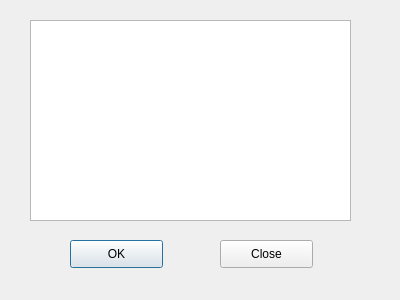
<?xml version="1.0" encoding="UTF-8"?>
<ui version="4.0">
 <class>Dialog</class>
 <widget class="QDialog" name="Dialog">
  <property name="geometry">
   <rect>
    <x>0</x>
    <y>0</y>
    <width>400</width>
    <height>300</height>
   </rect>
  </property>
  <property name="windowTitle">
   <string>Dialog</string>
  </property>
  <widget class="QPushButton" name="dialog_OK_Btn">
   <property name="geometry">
    <rect>
     <x>70</x>
     <y>240</y>
     <width>93</width>
     <height>28</height>
    </rect>
   </property>
   <property name="text">
    <string>OK</string>
   </property>
  </widget>
  <widget class="QPushButton" name="dialog_Close_Btn">
   <property name="geometry">
    <rect>
     <x>220</x>
     <y>240</y>
     <width>93</width>
     <height>28</height>
    </rect>
   </property>
   <property name="text">
    <string>Close</string>
   </property>
  </widget>
  <widget class="QPlainTextEdit" name="cardInfo">
   <property name="geometry">
    <rect>
     <x>30</x>
     <y>20</y>
     <width>321</width>
     <height>201</height>
    </rect>
   </property>
  </widget>
 </widget>
 <resources/>
 <connections/>
</ui>
